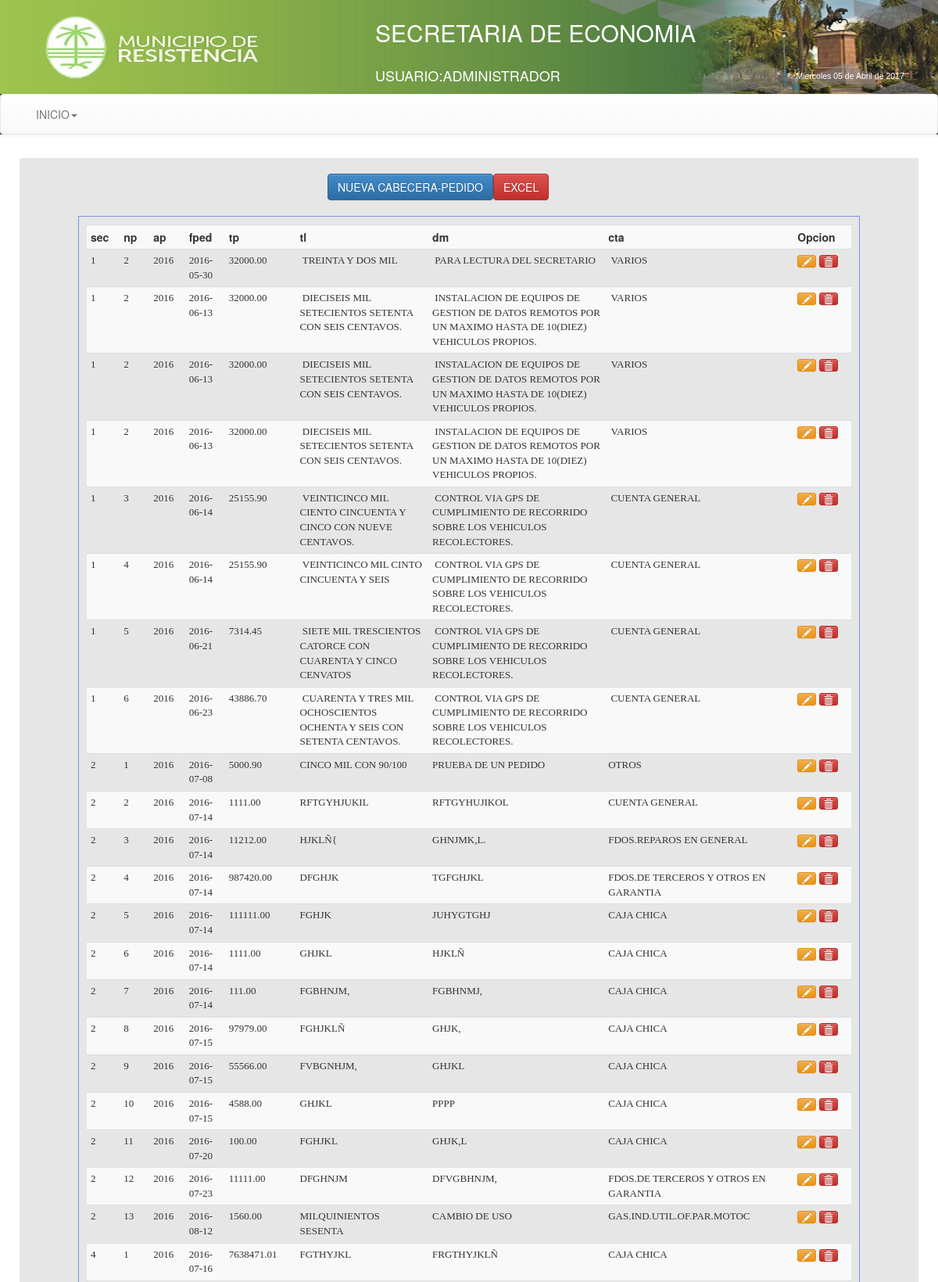
The app's page /Economia/views/frmElimCabecera.php (signed in, upper part) with its own data.
### tables this page shows
CREATE TABLE `pedidomateriales` (
  `idpedidomateriales` int(11) NOT NULL AUTO_INCREMENT,
  `nropedido` int(11) NOT NULL,
  `aniopedido` int(11) NOT NULL,
  `fechapedido` date NOT NULL,
  `estado` varchar(15) NOT NULL,
  `totalped` decimal(15,2) NOT NULL,
  `totalletra` varchar(100) NOT NULL,
  `idsolicitante` int(11) NOT NULL,
  `idpedido` int(11) NOT NULL,
  `isecre` int(11) NOT NULL,
  `isubsecre` int(11) NOT NULL,
  `idg` int(11) NOT NULL,
  `destinomat` varchar(1500) NOT NULL,
  `cuenta` varchar(50) NOT NULL,
  `actuacion` varchar(50) NOT NULL,
  PRIMARY KEY (`idpedidomateriales`)
);

### Economia/views/frmElimCabecera.php (the view, shortened to what this page needs)
<!DOCTYPE html PUBLIC "-//W3C//DTD XHTML 1.0 Transitional//EN" "http://www.w3.org/TR/xhtml1/DTD/xhtml1-transitional.dtd">
<html xmlns="http://www.w3.org/1999/xhtml">
<head>
<link rel="stylesheet" type="text/css" href="../css/estilo.css" media="screen">
<link rel="stylesheet" type="text/css" href="../bootstrap/css/bootstrap.css">
<link rel="stylesheet" type="text/css" href="../bootstrap/css/bootstrap.min.css">
<link rel="stylesheet" type="text/css" href="../bootstrap/css/bootstrap-theme.css">
<link rel="stylesheet" type="text/css" href="../bootstrap/css/bootstrap-theme.min.css">
</head>
<body class="body" style=" background-image: url(../images/bgcity.jpg);
  background-attachment: fixed;">
<header>
<table width="100%" height="120" border="0" background="../images/header2015.jpg">
<tr><td width="40%"></td>
<td><div align="left" style="color:#ffffff;" ><p><h2>SECRETARIA DE ECONOMIA</h2></p>
 </div></td>
</tr>
<tr><td width="40%"></td>
<td><div align="left" style="color:#ffffff;" ><p><h4>USUARIO:<?php echo $_SESSION["apynom"]?></h4></p>
 </div></td>
 <td><div align="left" style="color:#ffffff;" >
<p><h5>
</h5></p>
 </div></td>
</tr>
</table>
<nav class="navbar navbar-default">
<div class="container-fluid">
<div class="collapse navbar-collapse" id="navbar-1">
 <ul class="nav navbar-nav">
 <li class="dropdown">
   <a href="#" class="dropdown-toggle" data-toggle="dropdown" role="button">INICIO<span class="caret"></span></a>
 </li>
 </ul>
 </div>
 </div>
 </nav>
</header>
<div class="container"
style="background-color:#E6E6E6;border-radius: 10px 10px 10px 10px;
-moz-border-radius: 10px 10px 10px 10px;
-webkit-border-radius: 10px 10px 10px 10px;
border: 10px solid #ffffff;">
<body>
<section>
  <table border="0" align="center">
   <tr>
    <td width="150"><button id="nueva-factura" class="btn btn-primary">NUEVA CABECERA-PEDIDO</button></td>
<td width="150"><a href="../views/expCabPedMat.php" class="btn btn-danger">EXCEL</a></td>
   </tr>
  </table>
 </section>
    <div class="registros" id="agrega-registros">
        <table class="table table-striped table-condensed table-hover">
         <tr><th width="30">sec</th>
          <th width="30">np</th><th width="30">ap</th>
          <th width="30">fped</th><th width="50">tp</th>
          <th width="80">tl</th><th width="100">dm</th>
          <th width="100">cta</th><th width="20">Opcion</th>
         </tr>
          <?php
            $conexion=Conectarse();
            $queryu="SELECT * FROM pedidomateriales ORDER BY isecre asc, fechapedido asc;";
            $registro = mysqli_query($conexion,$queryu);
            while($registro2 = mysqli_fetch_array($registro)){
              echo '<tr style="font-family:Verdana;font-size:Small;">
                    <td>'.$registro2['isecre'].'</td>
                    <td>'.$registro2['nropedido'].'</td>
                    <td>'.$registro2['aniopedido'].'</td>
                    <td>'.$registro2['fechapedido'].'</td>
                    <td>'.$registro2['totalped'].'</td>
                    <td>'.$registro2['totalletra'].'</td>
                    <td>'.$registro2['destinomat'].'</td>
                    <td>'.$registro2['cuenta'].'</td>
                    <td><a href="javascript:editarPCMEx('.$registro2['idpedidomateriales'].');" class="btn btn-warning btn-xs"><i class="glyphicon glyphicon-pencil"></i></a>
                        <a href="javascript:eliminarPCMEx('.$registro2['idpedidomateriales'].');" class="btn btn-danger btn-xs"><i class="glyphicon glyphicon-trash"></i></a>
                    </td>
                    </tr>';
            }
        ?>
       </table>
    </div>
    <br>
<br><br>
</body>
</div>
</html>

### Economia/css/estilo.css (style rules this page uses)
body { background:#2c3e50; color:#fff; margin:0px; font-family:"Trebuchet MS", Arial, Helvetica, sans-serif; min-width:1000px; }
header { background:#2c3e50; color:#fff; }
section { margin-top:20px; }
.registros { margin:auto; width:1000px; margin-top:20px; border:1px solid #6F96DF; height:auto; padding:10px; }

### records on screen
pedidomateriales: isecre "1", nropedido "2", aniopedido "2016", fechapedido "2016-05-30", totalped "32000.00", totalletra "TREINTA Y DOS MIL", destinomat "PARA LECTURA DEL SECRETARIO", cuenta "VARIOS"
pedidomateriales: isecre "1", nropedido "2", aniopedido "2016", fechapedido "2016-06-13", totalped "32000.00", totalletra "DIECISEIS MIL SETECIENTOS SETENTA CON SEIS CENTAVOS.", destinomat "INSTALACION DE EQUIPOS DE GESTION DE DATOS REMOTOS POR UN MAXIMO HASTA DE 10(DIEZ) VEHICULOS PROPIOS.", cuenta "VARIOS"
pedidomateriales: isecre "1", nropedido "2", aniopedido "2016", fechapedido "2016-06-13", totalped "32000.00", totalletra "DIECISEIS MIL SETECIENTOS SETENTA CON SEIS CENTAVOS.", destinomat "INSTALACION DE EQUIPOS DE GESTION DE DATOS REMOTOS POR UN MAXIMO HASTA DE 10(DIEZ) VEHICULOS PROPIOS.", cuenta "VARIOS"
pedidomateriales: isecre "1", nropedido "2", aniopedido "2016", fechapedido "2016-06-13", totalped "32000.00", totalletra "DIECISEIS MIL SETECIENTOS SETENTA CON SEIS CENTAVOS.", destinomat "INSTALACION DE EQUIPOS DE GESTION DE DATOS REMOTOS POR UN MAXIMO HASTA DE 10(DIEZ) VEHICULOS PROPIOS.", cuenta "VARIOS"
pedidomateriales: isecre "1", nropedido "3", aniopedido "2016", fechapedido "2016-06-14", totalped "25155.90", totalletra "VEINTICINCO MIL CIENTO CINCUENTA Y CINCO CON NUEVE CENTAVOS.", destinomat "CONTROL VIA GPS DE CUMPLIMIENTO DE RECORRIDO SOBRE LOS VEHICULOS RECOLECTORES.", cuenta "CUENTA GENERAL"
pedidomateriales: isecre "1", nropedido "4", aniopedido "2016", fechapedido "2016-06-14", totalped "25155.90", totalletra "VEINTICINCO MIL CINTO CINCUENTA Y SEIS", destinomat "CONTROL VIA GPS DE CUMPLIMIENTO DE RECORRIDO SOBRE LOS VEHICULOS RECOLECTORES.", cuenta "CUENTA GENERAL"
pedidomateriales: isecre "1", nropedido "5", aniopedido "2016", fechapedido "2016-06-21", totalped "7314.45", totalletra "SIETE MIL TRESCIENTOS CATORCE CON CUARENTA Y CINCO CENVATOS", destinomat "CONTROL VIA GPS DE CUMPLIMIENTO DE RECORRIDO SOBRE LOS VEHICULOS RECOLECTORES.", cuenta "CUENTA GENERAL"
pedidomateriales: isecre "1", nropedido "6", aniopedido "2016", fechapedido "2016-06-23", totalped "43886.70", totalletra "CUARENTA Y TRES MIL OCHOSCIENTOS OCHENTA Y SEIS CON SETENTA CENTAVOS.", destinomat "CONTROL VIA GPS DE CUMPLIMIENTO DE RECORRIDO SOBRE LOS VEHICULOS RECOLECTORES.", cuenta "CUENTA GENERAL"
pedidomateriales: isecre "2", nropedido "1", aniopedido "2016", fechapedido "2016-07-08", totalped "5000.90", totalletra "CINCO MIL CON 90/100", destinomat "PRUEBA DE UN PEDIDO", cuenta "OTROS"
pedidomateriales: isecre "2", nropedido "2", aniopedido "2016", fechapedido "2016-07-14", totalped "1111.00", totalletra "RFTGYHJUKIL", destinomat "RFTGYHUJIKOL", cuenta "CUENTA GENERAL"
pedidomateriales: isecre "2", nropedido "3", aniopedido "2016", fechapedido "2016-07-14", totalped "11212.00", totalletra "HJKLÑ{", destinomat "GHNJMK,L.", cuenta "FDOS.REPAROS EN GENERAL"
pedidomateriales: isecre "2", nropedido "4", aniopedido "2016", fechapedido "2016-07-14", totalped "987420.00", totalletra "DFGHJK", destinomat "TGFGHJKL", cuenta "FDOS.DE TERCEROS Y OTROS EN GARANTIA"
pedidomateriales: isecre "2", nropedido "5", aniopedido "2016", fechapedido "2016-07-14", totalped "111111.00", totalletra "FGHJK", destinomat "JUHYGTGHJ", cuenta "CAJA CHICA"
pedidomateriales: isecre "2", nropedido "6", aniopedido "2016", fechapedido "2016-07-14", totalped "1111.00", totalletra "GHJKL", destinomat "HJKLÑ", cuenta "CAJA CHICA"
pedidomateriales: isecre "2", nropedido "7", aniopedido "2016", fechapedido "2016-07-14", totalped "111.00", totalletra "FGBHNJM,", destinomat "FGBHNMJ,", cuenta "CAJA CHICA"
pedidomateriales: isecre "2", nropedido "8", aniopedido "2016", fechapedido "2016-07-15", totalped "97979.00", totalletra "FGHJKLÑ", destinomat "GHJK,", cuenta "CAJA CHICA"
pedidomateriales: isecre "2", nropedido "9", aniopedido "2016", fechapedido "2016-07-15", totalped "55566.00", totalletra "FVBGNHJM,", destinomat "GHJKL", cuenta "CAJA CHICA"
pedidomateriales: isecre "2", nropedido "10", aniopedido "2016", fechapedido "2016-07-15", totalped "4588.00", totalletra "GHJKL", destinomat "PPPP", cuenta "CAJA CHICA"
pedidomateriales: isecre "2", nropedido "11", aniopedido "2016", fechapedido "2016-07-20", totalped "100.00", totalletra "FGHJKL", destinomat "GHJK,L", cuenta "CAJA CHICA"
pedidomateriales: isecre "2", nropedido "12", aniopedido "2016", fechapedido "2016-07-23", totalped "11111.00", totalletra "DFGHNJM", destinomat "DFVGBHNJM,", cuenta "FDOS.DE TERCEROS Y OTROS EN GARANTIA"
pedidomateriales: isecre "2", nropedido "13", aniopedido "2016", fechapedido "2016-08-12", totalped "1560.00", totalletra "MILQUINIENTOS SESENTA", destinomat "CAMBIO DE USO", cuenta "GAS.IND.UTIL.OF.PAR.MOTOC"
pedidomateriales: isecre "4", nropedido "1", aniopedido "2016", fechapedido "2016-07-16", totalped "7638471.01", totalletra "FGTHYJKL", destinomat "FRGTHYJKLÑ", cuenta "CAJA CHICA"

### other values on screen
$_SESSION["apynom"] "ADMINISTRADOR"
